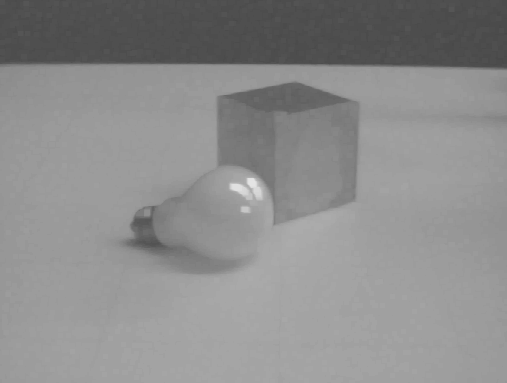
#> input picture Morphologie/Ampoule.png, 507 x 383 px
$ python Quest1.py
#> lines starting #> are read from the running program, lines starting #| are printed output that depends on the picture
from cv2 import MORPH_ELLIPSE
import matplotlib.pyplot as plt
import numpy as np
import cv2

I = cv2.imread('Ampoule.png',0)
#> I is the input picture: shape (383, 507); min 71, max 228, mean 140
S = cv2.getStructuringElement(cv2.MORPH_ELLIPSE,(5,5))

n = 4
# Dilatation
D = cv2.dilate(I,S,iterations = n)
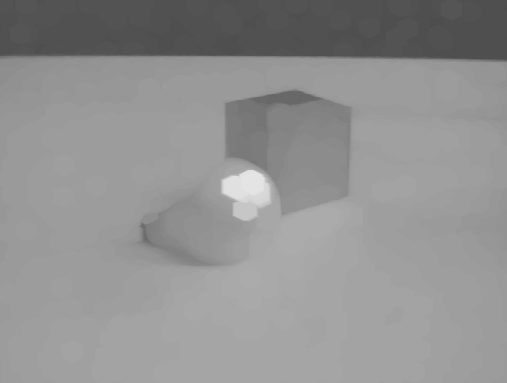
#> D: shape (383, 507); min 77, max 228, mean 145.1
# Erosion
E = cv2.erode(I,S,iterations=n)
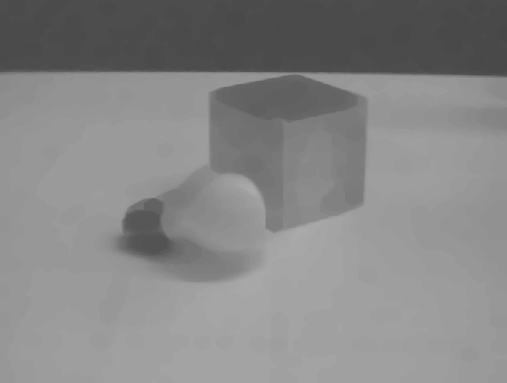
#> E: shape (383, 507); min 71, max 169, mean 134.2
# Calcul du gradient
grad = D - E
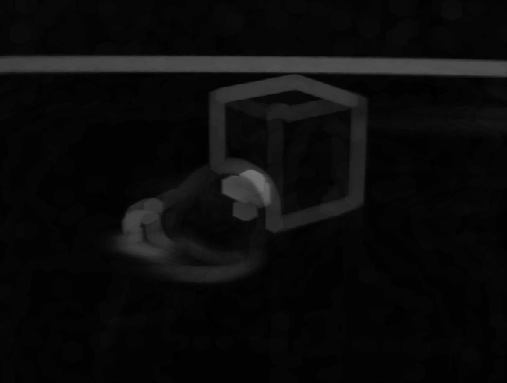
#> grad: shape (383, 507); min 0, max 115, mean 10.8

plt.figure()
plt.subplot(2,2,1)
plt.imshow(I,'gray')
plt.axis('off')
# Affichage
cv2.imwrite('Ampoule_grad.png',grad)
plt.subplot(2,2,2)
plt.imshow(grad,'gray')
plt.axis('off')
# Elimination des reflets
S = cv2.getStructuringElement(cv2.MORPH_ELLIPSE,(15,15))
ouv = cv2.morphologyEx(I, cv2.MORPH_OPEN, S)

cv2.imwrite('Ampoule_sans_reflet.png',ouv)
plt.subplot(2,2,3)
plt.imshow(ouv,'gray')
plt.axis('off')
S = cv2.getStructuringElement(cv2.MORPH_ELLIPSE,(3,3))
n = 5
# Dilatation
D = cv2.dilate(ouv,S,iterations = n)
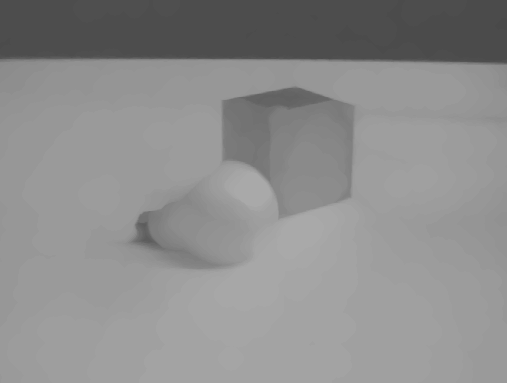
#> D: shape (383, 507); min 73, max 169, mean 141.1
# Erosion
E = cv2.erode(ouv,S,iterations=n)
# Calcul du gradient
grad = D - E
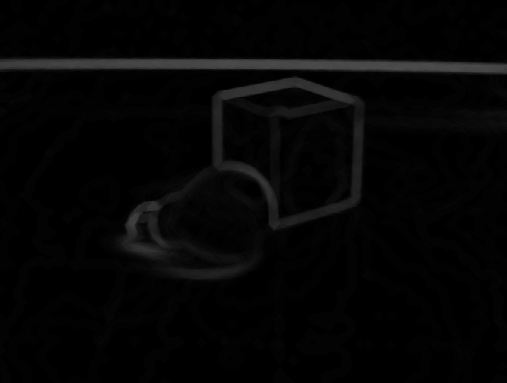
#> grad: shape (383, 507); min 0, max 77, mean 5

# Affichage
cv2.imwrite('Ampoule_grad_sans_reflet.png',grad)
plt.subplot(2,2,4)
plt.imshow(grad,'gray')
plt.axis('off')
plt.show()

$ run again, with Morphologie/angiogram.png copied over Morphologie/Ampoule.png
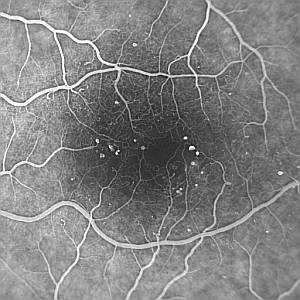
#> input picture Morphologie/angiogram.png, 300 x 300 px
#> I is the input picture: shape (300, 300); min 11, max 255, mean 129.7
#> `E = cv2.erode(ouv,S,iterations=n)`:
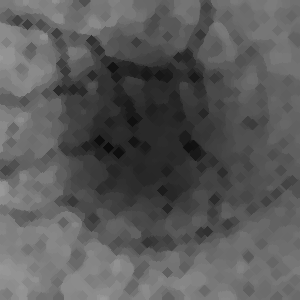
#> E: shape (300, 300); min 11, max 155, mean 89.9
#> `grad = D - E`:
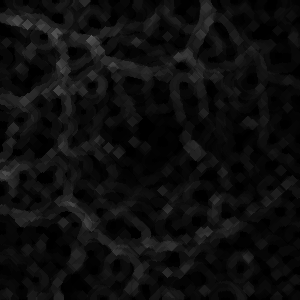
#> grad: shape (300, 300); min 0, max 88, mean 13.9
